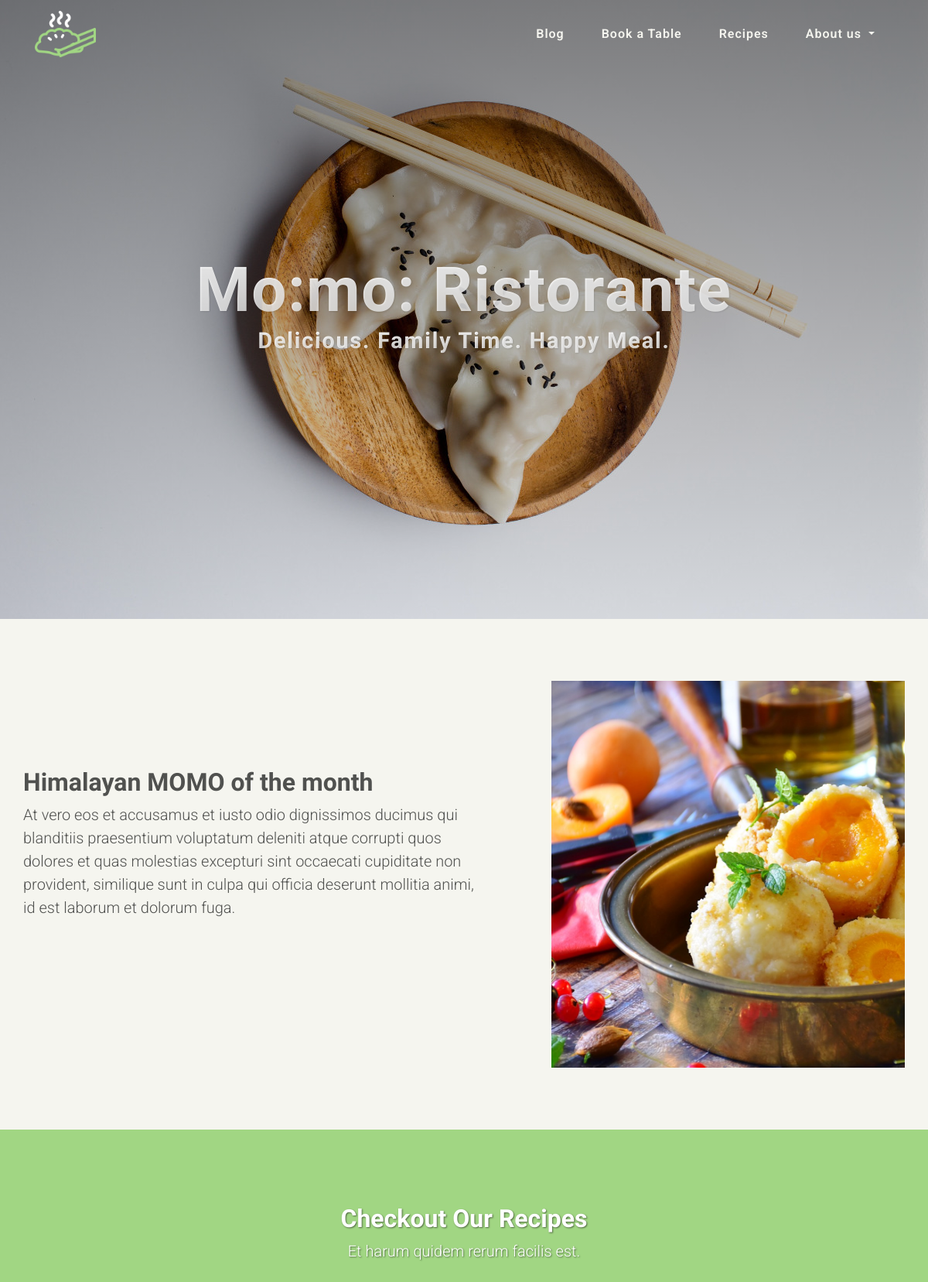
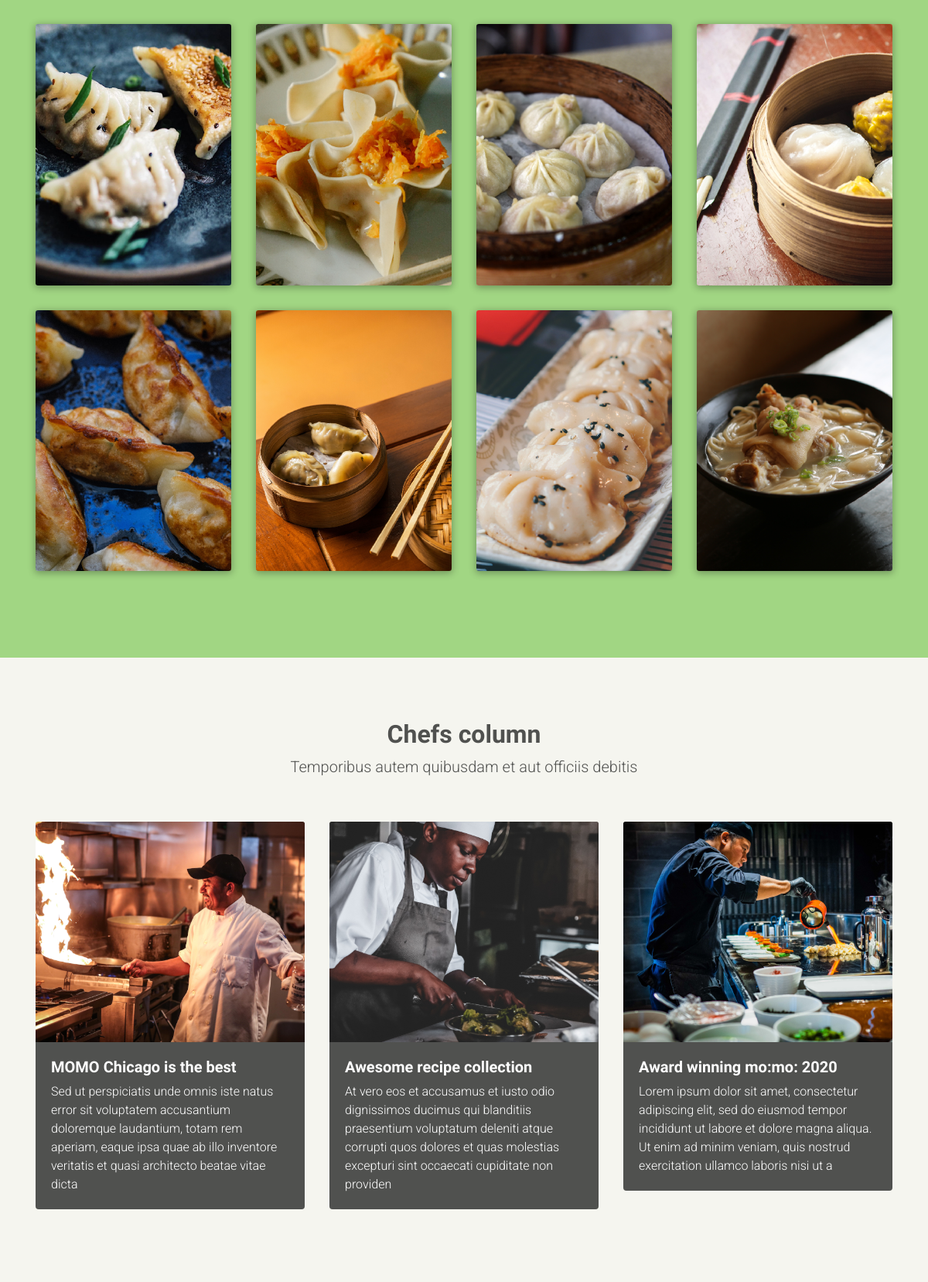
The page / (upper part) on the database its author committed (2 pictures, top to bottom).
### website/models.py (models this page shows, shortened)
class Homepage(models.Model):
    homepage_id = models.CharField(max_length=100, primary_key=True)
    title = models.CharField(max_length=100, default='Section XYZ')
    subtitle = models.CharField(max_length=100, default='subtitle XYZ')
    content = models.TextField(default='subtitle XYZ', blank=True)
    link_url = models.CharField(max_length=100, default='link_url', blank=True)
    image = models.ImageField(upload_to='', default='default.png', blank=True)

### recipes/models.py (models this page shows, shortened)
class Recipe(models.Model):
    CATEGORY = (
        ('WS', 'Western'),
        ('TB', 'Tibetan'),
        ('NP', 'Nepalese')
    )
    id = models.UUIDField(primary_key=True, default=uuid.uuid4, editable=False)
    title = models.CharField(max_length=100)
    excerpt = models.TextField(max_length=200, blank=True)
    content = models.TextField(blank=True)
    image = models.ImageField(upload_to='', default='default.png', blank=True)
    create_by = models.ForeignKey(get_user_model(), on_delete=models.CASCADE)
    create_date = models.DateField(auto_now_add=True)

### blogs/models.py (models this page shows, shortened)
class Blog(Authorable, TimeStampedModel, Titleable, models.Model):
    id = models.UUIDField(primary_key=True, default=uuid.uuid4, editable=False)
    excerpt = models.TextField(max_length=200, blank=True)
    content = models.TextField(blank=True)
    image = models.ImageField(upload_to='', default='default.png', blank=True)

### website/views.py (the view)
# urls.py: 2. Add a URL to urlpatterns:  path('', views.home, name='home')
def home(request):
    return render(request, "website/index.html", datas())

### website/views.py (called while the page is built)
def datas():
    data = {
        "blog": Blog.objects.all()[:3],
        "recipes": Recipe.objects.all()[:8],
        'featurette': Homepage.objects.get(pk='featurette'),
        "homepage": Homepage.objects.all(),
        "jumbotron": Homepage.objects.get(pk='jumbotron'),
        "home_master_header": Homepage.objects.get(pk='home_master_header'),
        "home_blog": Homepage.objects.get(pk='blog'),
        "home_recipe": Homepage.objects.get(pk='recipe'),
        "home_newsletter": Homepage.objects.get(pk='newsletter'),
    }
    return data

### website/templates/website/index.html (shortened to what this page needs)
{% extends 'base.html' %}
{% load static %}
{% block content %}
{% include './_master_head.html' %}
{% include './_featurette.html' %}
{% include './_recipe.html' %}
{% include './_blog.html' %}
{% endblock %}

### website/templates/website/_master_head.html
<header class="master-head"
        id="master-head"
        style="background-image: linear-gradient(rgba(0, 0, 0, 0.5), rgba(0, 0, 0, 0.1)), url('{{ home_master_header.image.url }}') ">
    <div class="container d-flex h-100 align-items-center">
        <div class="mx-auto text-center">
            <h1 class="site">
                {{ home_master_header.title }}
            </h1>
            <h2>{{ home_master_header.subtitle }}</h2>
        </div>
    </div>
</header>

### website/templates/website/_featurette.html
{% load static %}
<section class="section-featurette" id="featurette">
    <div class="container">
        <div class="row">
            <div class="col-md-7 col-one">
                <h2>{{ featurette.title }}</h2>
                <p class="lead">{{ featurette.content }}</p>
            </div>
            <div class="col-md-5">
                <img alt="{{ featurette.title }}"
                     class="featurette-image img-fluid mx-auto"
                     src="{{ featurette.image.url }}"
                     style="width: 500px; height: 500px"
                />
            </div>
        </div>
    </div>
</section>

### website/templates/website/_recipe.html (shortened to what this page needs)
{% load static %}
<section class="featured-products-1" id="gallery">
    <div class="container">
        <div class="row">
            <div class="col-md-12 text-center pb-4">
                <h2>{{ home_recipe.title }}</h2>
                <p class="lead">
                    {{ home_recipe.subtitle }}
                </p>
            </div>
            {% for recipe in recipes %}
            <div class="col-lg-3 col-md-6 col-sm-6 col-xs-12 p-3">
                <div class="item">
                    <img alt="{{recipe.title}}"
                         class="img img-responsive"
                         src="{{recipe.image.url}}"
                         title="{{recipe.title}}"/>
                </div>
            </div>
            {% empty %}
            <div class="col-12 text-center">
                <p>There are no records for recipes. </p>
            </div>
            {% endfor %}
        </div>
    </div>
</section>

### website/templates/website/_blog.html
{% load static %}
<section class="home-blog-2" id="blog">
    <div class="container">
        <div class="row">
            <div class="col-md-12 text-center pb-4">
                <h2>{{ home_blog.title }}</h2>
                <p class="lead">
                    {{ home_blog.subtitle }}
                </p>
            </div>
            {% for post in blog %}
            <div class="col-lg-4 col-md-6 col-sm-6 p-3">
                <div class="card">
                    <img alt="{{ blog.title }}"
                         class="card-img-top"
                         src="{{ post.image.url }}"/>
                    <div class="card-body">
                        <a href="{% url 'blog_detail' post.id %}">
                            <h5>{{ post.title }}</h5>
                        </a>
                        <p>{{ post.excerpt }}</p>
                    </div>
                </div>
            </div>
            {% empty %}
            <div class="col-12 text-center">
                <p>There are no records for blog.</p>
            </div>
            {% endfor %}
        </div>
    </div>
</section>

### static/css/main.css (style rules this page uses)
html { scroll-behavior: smooth; }
html, body { font-family: "Roboto", serif; font-weight: 300; height: 100%; }
h1, h2, h3, h4, h5, h6 { font-family: "Cardo", serif; font-weight: 700; }

### website/static/website/css/style.css (style rules this page uses)
.lead { font-family: "Roboto", serif; }
.master-head { position: relative; height: auto; min-height: 35rem; padding: 15rem 0; width: 100%; background-position: center; background-repeat: no-repeat; background-attachment: scroll; }
.master-head h1 { font-size: 2rem; line-height: 2rem; letter-spacing: 0.1rem; }
.master-head h2 { font-size: 1rem; letter-spacing: 0.0625em; }
.master-head h1, .master-head h2 { background: -webkit-linear-gradient(white, rgba(255, 255, 255, 0.8)); -webkit-text-fill-color: transparent; -webkit-background-clip: text; text-shadow: 1px 1px 2px rgba(0, 0, 0, 0.1); }
@media (min-width: 768px) { .master-head h1 { font-size: 4rem; line-height: 7rem; } }
@media (min-width: 992px) { .master-head { height: 100vh; padding: 0; } }
@media (min-width: 992px) { .master-head h1 { font-size: 5rem; line-height: 5rem; letter-spacing: 0.1rem; } }
@media (min-width: 992px) { .master-head h2 { font-size: 1.8rem; } }
.home-blog-2 { background-color: #f5f5ef; padding: 5rem 0; }
.home-blog-2 h2, .home-blog-2 p { color: #50514f; }
.home-blog-2 .card { background-color: #50514f; border: 0; }
.home-blog-2 .card a, .home-blog-2 .card p { color: #fff; }
.home-blog-2 .card p { margin-bottom: 0; }
.featured-products-1 { padding-top: 6rem; padding-bottom: 6rem; background-color: #a1d683; color: #fff; }
.featured-products-1 h2, .featured-products-1 p { text-shadow: 1px 1px 2px rgba(0, 0, 0, 0.5); }
.featured-products-1 .item { position: relative; border-radius: 0.2rem; box-shadow: 0px 2px 10px 1px rgba(0, 0, 0, 0.3); overflow: hidden; }
.featured-products-1 .item img { max-width: 100%; -moz-transition: all 0.3s; -webkit-transition: all 0.3s; transition: all 0.3s; }
.section-featurette { background-color: #f5f5ef; }
.section-featurette .container { padding: 5rem 0; }
.section-featurette .container .col-one { padding-right: 5rem; }
.section-featurette .container .col-one h2, .section-featurette .container .col-one p { color: #50514f; }
@media (min-width: 62em) { .section-featurette h2 { margin-top: 7rem; } }

### website/templates/website/index.html (style rules this page uses)
.master-head { background-size: cover; }

### rows shown on the page
Homepage: image (picture), title "Mo:mo: Ristorante", subtitle "Delicious. Family Time. Happy Meal."
Homepage: title "Himalayan MOMO of the month", content "At vero eos et accusamus et iusto odio dignissimos ducimus qui blanditiis praesentium voluptatum deleniti atque corrupti quos dolores et quas molestias excepturi sint occaecati cupiditate non provident, similique sunt in culpa qui officia deserunt mollitia animi, id est laborum et dolorum fuga.", image (picture)
Homepage: title "Checkout Our Recipes", subtitle "Et harum quidem rerum facilis est."
Recipe: image (picture)
Recipe: image (picture)
Recipe: image (picture)
Recipe: image (picture)
Recipe: image (picture)
Recipe: image (picture)
Recipe: image (picture)
Recipe: image (picture)
Homepage: title "Chefs column", subtitle "Temporibus autem quibusdam et aut officiis debitis"
Blog: image (picture), title "MOMO Chicago is the best", excerpt "Sed ut perspiciatis unde omnis iste natus error sit voluptatem accusantium doloremque laudantium, totam rem aperiam, eaque ipsa quae ab illo inventore veritatis et quasi architecto beatae vitae dicta"
Blog: image (picture), title "Awesome recipe collection", excerpt "At vero eos et accusamus et iusto odio dignissimos ducimus qui blanditiis praesentium voluptatum deleniti atque corrupti quos dolores et quas molestias excepturi sint occaecati cupiditate non providen"
Blog: image (picture), title "Award winning mo:mo: 2020", excerpt "Lorem ipsum dolor sit amet, consectetur adipiscing elit, sed do eiusmod tempor incididunt ut labore et dolore magna aliqua. Ut enim ad minim veniam, quis nostrud exercitation ullamco laboris nisi ut a"
